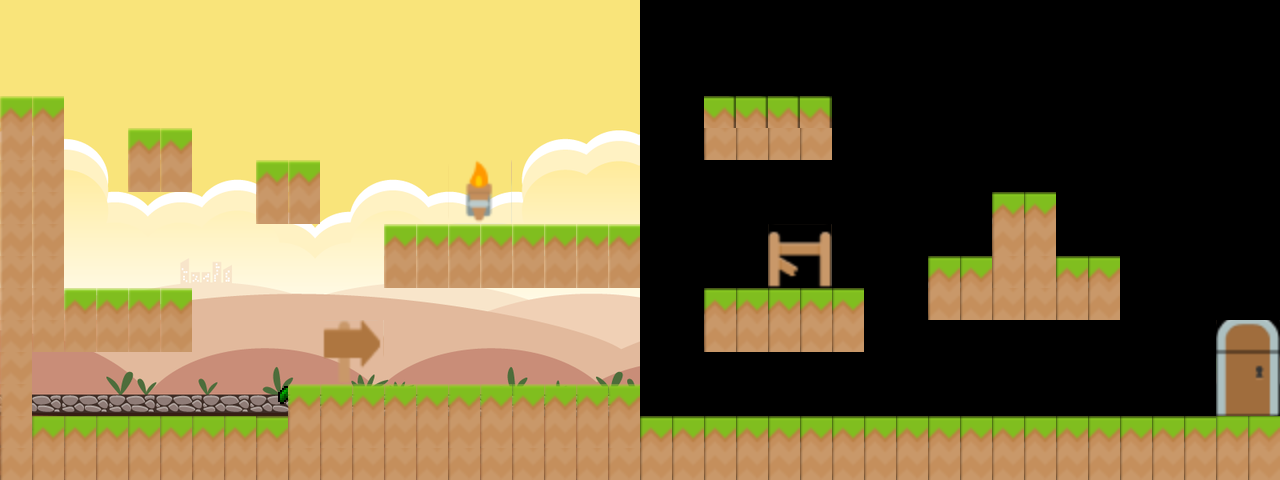

Tiled map render using the project's own tile images. Description and the map definition, with tile-layer contents summarised, below:
An orthogonal 40x15 tile map with 32x32 px tiles, 1 tile layer (background), 3 tilesets, 1 image layer and 36 objects (11x CoinEntity, 9x platform, 2x EnemyEntity, mainPlayer, CandyEntity, ...).

<map version="1.2" tiledversion="1.2.5" orientation="orthogonal" renderorder="right-down" width="40" height="15" tilewidth="32" tileheight="32" infinite="0" nextlayerid="11" nextobjectid="43">
 <tileset firstgid="1" name="area01_level_tiles" tilewidth="32" tileheight="32" tilecount="140" columns="20">
  <image source="../img/map/area01_level_tiles.png" width="640" height="241" />
 </tileset>
 <tileset firstgid="141" name="tiles" tilewidth="32" tileheight="32" tilecount="156" columns="12">
  <image source="../img/map/tiles.png" width="384" height="416" />
 </tileset>
 <tileset firstgid="297" name="tiles_large" tilewidth="32" tileheight="32" tilecount="624" columns="24">
  <image source="../img/map/tiles_large.png" width="768" height="832" />
 </tileset>
 <imagelayer id="9" name="Background">
  <image source="../img/area02_bkg.png" width="640" height="480" />
  <properties>
   <property name="ratio" type="float" value="0.34999999999999998" />
  </properties>
 </imagelayer>
 <layer id="3" name="background" width="40" height="15">
  <data>[600 cells, 194 non-empty, 23 distinct tile ids]</data>
 </layer>
 <objectgroup color="#ff0000" id="4" name="EnemyEntities" offsetx="-1" offsety="-1">
  <object id="1" name="EnemyEntity" x="384" y="160" width="256" height="64">
   <properties>
    <property name="framewidth" value="32" />
    <property name="image" value="spinning_coin_gold" />
   </properties>
  </object>
  <object id="34" name="EnemyEntity" x="644" y="351" width="315" height="64">
   <properties>
    <property name="framewidth" value="32" />
    <property name="image" value="spinning_coin_gold" />
   </properties>
  </object>
 </objectgroup>
 <objectgroup color="#00ff00" id="5" name="Entities">
  <object id="2" name="mainPlayer" x="5" y="51" width="55" height="43">
   <properties>
    <property name="framewidth" value="55" />
    <property name="image" value="gripe_run_right" />
   </properties>
  </object>
  <object id="4" name="CoinEntity" x="96" y="256" width="32" height="32">
   <properties>
    <property name="framewidth" value="32" />
    <property name="image" value="spinning_coin_gold" />
   </properties>
  </object>
  <object id="5" name="CoinEntity" x="288" y="128" width="32" height="32">
   <properties>
    <property name="framewidth" value="32" />
    <property name="image" value="spinning_coin_gold" />
   </properties>
  </object>
  <object id="6" name="CoinEntity" x="128" y="96" width="32" height="32">
   <properties>
    <property name="framewidth" value="32" />
    <property name="image" value="spinning_coin_gold" />
   </properties>
  </object>
  <object id="7" name="CoinEntity" x="992" y="160" width="32" height="32">
   <properties>
    <property name="framewidth" value="32" />
    <property name="image" value="spinning_coin_gold" />
   </properties>
  </object>
  <object id="8" name="CoinEntity" x="1024" y="160" width="32" height="32">
   <properties>
    <property name="framewidth" value="32" />
    <property name="image" value="spinning_coin_gold" />
   </properties>
  </object>
  <object id="9" name="CoinEntity" x="1088" y="384" width="32" height="32">
   <properties>
    <property name="framewidth" value="32" />
    <property name="image" value="spinning_coin_gold" />
   </properties>
  </object>
  <object id="10" name="CandyEntity" x="864" y="32" width="42" height="35">
   <properties>
    <property name="framewidth" value="42" />
    <property name="image" value="eyecandy_1" />
   </properties>
  </object>
  <object id="12" name="CoinEntity" x="320" y="352" width="32" height="32">
   <properties>
    <property name="framewidth" value="32" />
    <property name="image" value="spinning_coin_gold" />
   </properties>
  </object>
  <object id="13" name="CoinEntity" x="384" y="352" width="32" height="32">
   <properties>
    <property name="framewidth" value="32" />
    <property name="image" value="spinning_coin_gold" />
   </properties>
  </object>
  <object id="14" name="CoinEntity" x="448" y="352" width="32" height="32">
   <properties>
    <property name="framewidth" value="32" />
    <property name="image" value="spinning_coin_gold" />
   </properties>
  </object>
  <object id="15" name="CoinEntity" x="512" y="352" width="32" height="32">
   <properties>
    <property name="framewidth" value="32" />
    <property name="image" value="spinning_coin_gold" />
   </properties>
  </object>
  <object id="33" name="me.LevelEntity" x="1248" y="352" width="32" height="63">
   <properties>
    <property name="to" value="area03" />
   </properties>
  </object>
  <object id="36" name="CoinEntity" x="785" y="210" width="32" height="32">
   <properties>
    <property name="framewidth" value="32" />
    <property name="image" value="spinning_coin_gold" />
   </properties>
  </object>
 </objectgroup>
 <objectgroup id="10" name="MouseEntities">
  <object id="40" name="MouseEntity" x="704" y="32" width="126" height="64" />
 </objectgroup>
 <objectgroup color="#ff0000" id="7" name="collision">
  <object id="16" x="0" y="96" width="64" height="256" />
  <object id="17" x="64" y="288" width="128" height="64" />
  <object id="18" x="0" y="352" width="32" height="128" />
  <object id="19" x="32" y="416" width="256" height="64" />
  <object id="20" x="288" y="384" width="352" height="96" />
  <object id="21" x="640" y="416" width="639" height="64" />
  <object id="23" type="platform" x="128" y="128">
   <polyline points="0,0 64,0" />
  </object>
  <object id="24" x="0" y="0">
   <polyline points="0,0 0,64 0,96" />
  </object>
  <object id="25" type="platform" x="256" y="160">
   <polyline points="0,0 64,0" />
  </object>
  <object id="26" type="platform" x="384" y="224">
   <polyline points="0,0 256,0" />
  </object>
  <object id="27" type="platform" x="704" y="288">
   <polyline points="0,0 160,0" />
  </object>
  <object id="28" type="platform" x="928" y="256">
   <polyline points="0,0 64,0" />
  </object>
  <object id="29" type="platform" x="992" y="192">
   <polyline points="0,0 64,0" />
  </object>
  <object id="30" type="platform" x="1056" y="256">
   <polyline points="0,0 64,0" />
  </object>
  <object id="35" type="platform" x="704" y="99">
   <polyline points="0,0 128,0" />
  </object>
  <object id="37" type="platform" x="781" y="242">
   <polyline points="0,0 43,0" />
  </object>
  <object id="39" x="769" y="243" width="61" height="43" />
  <object id="42" x="991.5" y="193.5" width="64" height="62" />
  <object id="42" x="991.5" y="193.5" width="64" height="62" />
 </objectgroup>
</map>
